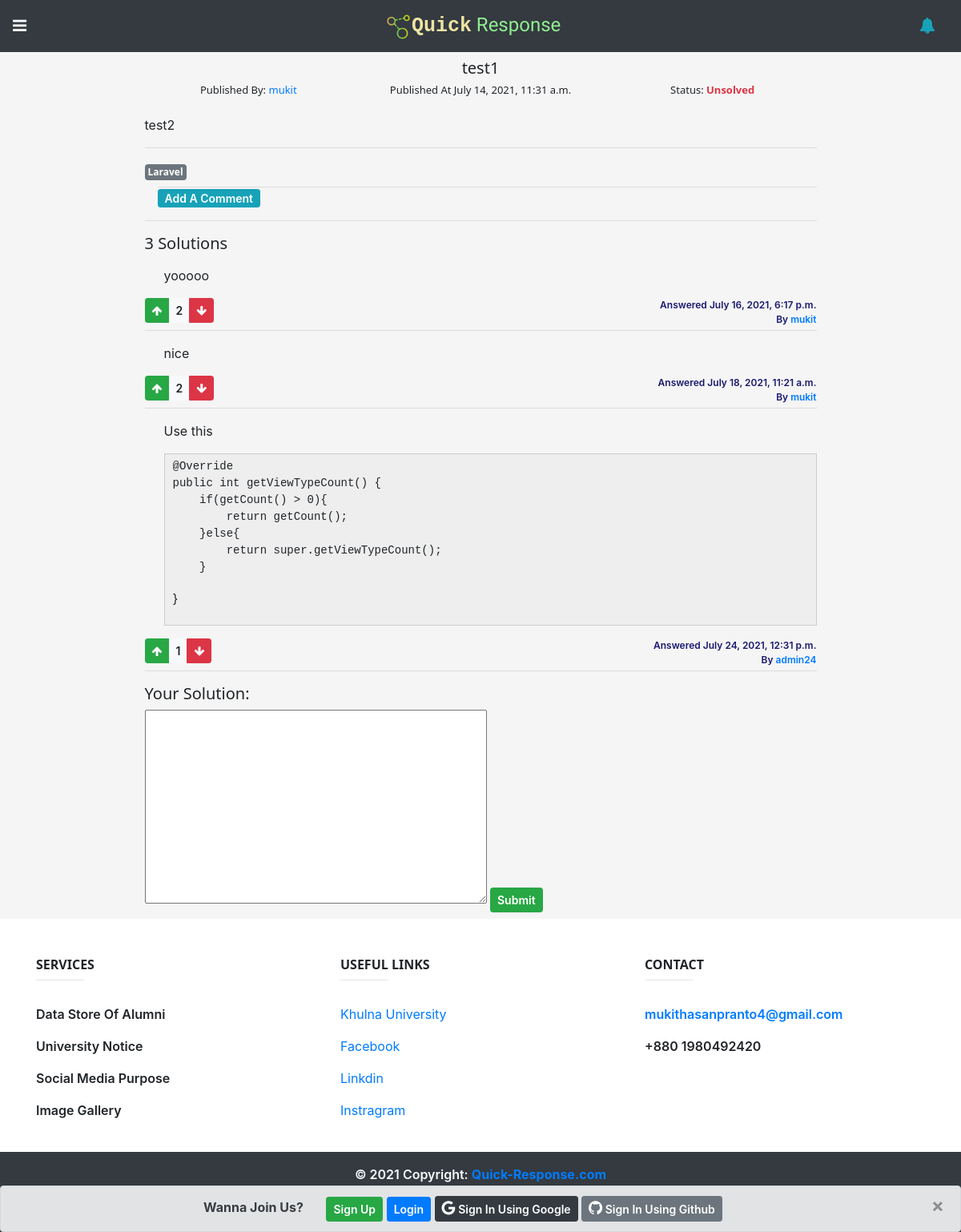
The page /problems/110/details/ on the database as committed earlier.
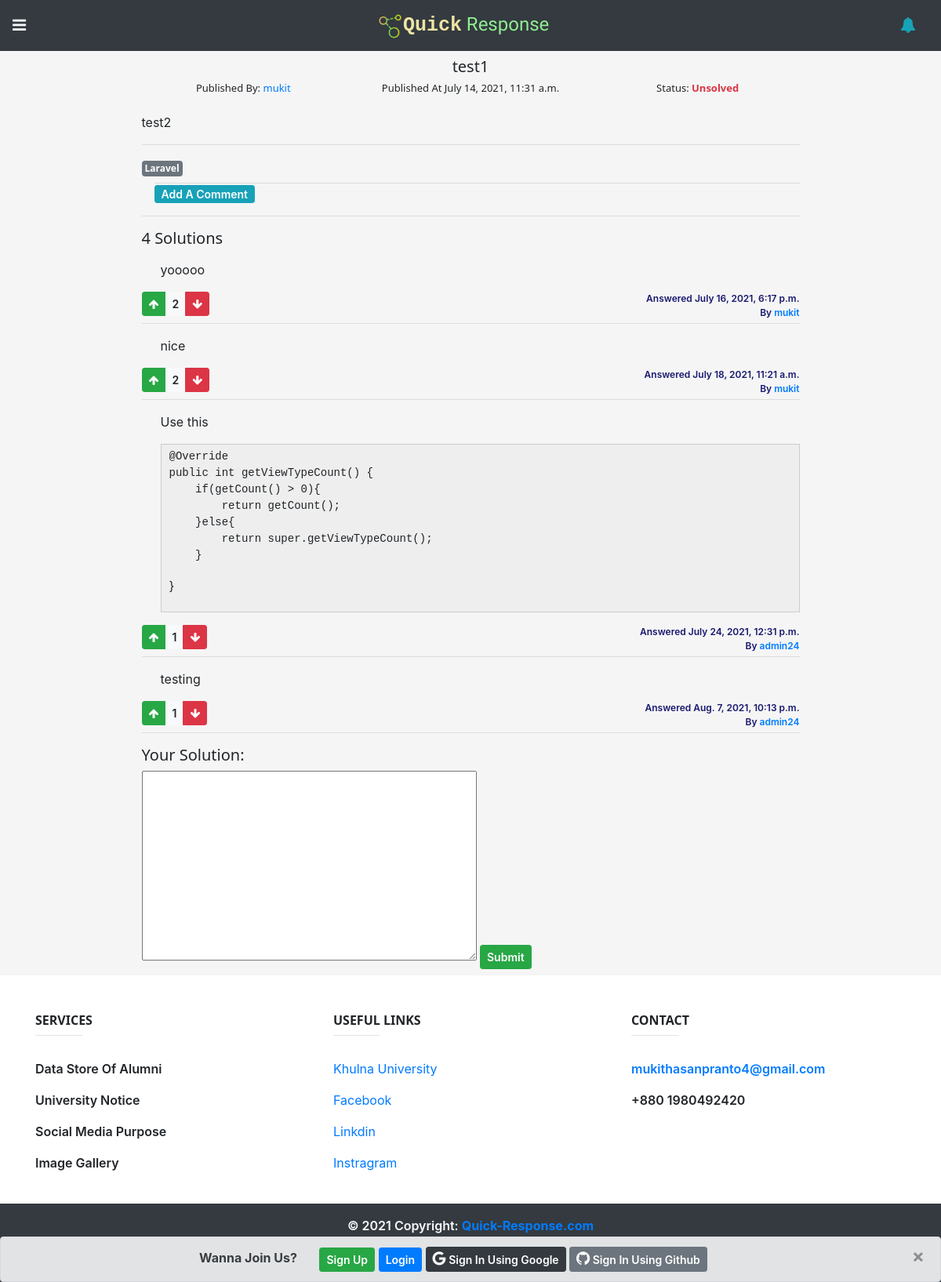
The same page on the database as committed later.
### problems/models.py (models this page shows, shortened)
class Tag(models.Model):
    name = models.CharField(max_length=20)
    def __str__(self):
        return self.name

class Solution(models.Model):
    author = models.ForeignKey(settings.AUTH_USER_MODEL,on_delete=models.CASCADE)
    s_body = RichTextUploadingField()
    created_on = models.DateTimeField(default=datetime.now)
    last_modified = models.DateTimeField(default=datetime.now)
    vote = models.IntegerField(default=0)
    best_answer = models.BooleanField(default=False)
    problem = models.ForeignKey('Problem', on_delete=models.CASCADE)

### problems/views.py (the view)
# urls.py: path('<int:id>/details/',problem_details,name='problem_details'),
@profile_required
def problem_details(request,id,msg=None):
    print(msg)
    problem = Problem.objects.get(id=id)
    solutions = Solution.objects.filter(problem=problem)
    sol_cnt = Solution.objects.filter(problem=problem).count()
    sol_form = SolutionForm()
    cmt_form = CommentForm()
    update_post_form = PostForm(request.POST or None,instance=problem)
    success=''
    error=''
    edit=''
    same_author = ''
    if msg == 'success':
        success = 'Solution Is Successfully Added'
    elif msg == 'error':
        error = 'Error! Solution Can\'t be Blank'
    elif msg == 'edit':
        edit = 'Problem Is Successfully Edited'
    elif msg == 'same_author':
        same_author = 'Sorry! You Can\'t Give Solution In Your Own Probelm'
    else:
        pass
    context = {
        'problem':problem,
        'sol_form':sol_form,
        'cmt_form':cmt_form,
        'solutions':solutions,
        'total_sol':sol_cnt,
        'success':success,
        'error': error,
        'edit':edit,
        'same_author':same_author,
        'update_post_form':update_post_form,
    }
    return render(request,"problems/problem_details.html",context)

### problems/forms.py
class SolutionForm(forms.ModelForm):
    class Meta:
        model = Solution
        fields = [
            "s_body"
        ]
        labels = {
            "s_body": "",
        }

class CommentForm(forms.ModelForm):
    class Meta:
        model = Comment
        fields = [
            "c_body",
        ]
        widgets = {
            'c_body': forms.Textarea(attrs={'rows':1,'class':'form-control','placeholder':'Leave A Comment!'}),
        }
        labels = {
            "c_body": "",
        }

### problems/views.py (called while the page is built)
def profile_required(function):
    @wraps(function)
    def wrap(request, *args, **kwargs):
        if request.user.is_anonymous:
            return function(request, *args, **kwargs)
        try:
            profile = Profile.objects.get(user=request.user)
            return function(request, *args, **kwargs)
        except:
            return redirect('profile_required',request.user.id,'required')
    return wrap

### templates/problems/problem_details.html (shortened to what this page needs)
{% extends "base.html" %}
{% load static %}
{% block content %}
<div style="background-color: whitesmoke;" id="post_section">
    <div class="container">
        <div class="row justify-content-center">
            <div class="col-lg-9 p-2">
                <h5 class="text-center">{{problem.title}}</h5>
                <div class="row text-center">
                    <div class="col-lg-4">
                        <h6 style="font-size: small;">Published By: <a href="{% url 'profile_view' problem.author.id %}"
                                style="text-decoration: none;">{{problem.author}}</a></h6>
                    </div>
                    <div class="col-lg-4">
                        <h6 style="font-size: small;">Published At {{problem.created_on}}</h6>
                    </div>
                    <div class="col-lg-4 problem_status">
                        {% if problem.is_solved %}
                        <h6 style="font-size: small;">Status: <span class="text-success font-weight-bold">Solved</span>
                        </h6>
                        {% else %}
                        <h6 style="font-size: small;">Status: <span class="text-danger font-weight-bold">Unsolved</span>
                        </h6>
                        {% endif %}
                    </div>
                </div>
                <p>{{problem.body|safe}}</p>
                <hr>
                {% for tag in problem.tag.all %}
                <h6 class="d-inline-block">
                    <span class="badge badge-secondary p-1">{{tag.name}}</span>
                </h6>
                {% endfor %}
                <br>
                <div class="ml-3">
                    <hr class="m-0">
                    <button class="btn btn-info btn-sm py-0" id="cmt_btn">Add A Comment</button>
                </div>
                <div class="solution_list mt-3">
                    <hr>
                    {% if solutions %}
                    <h5>{{total_sol}} Solution{{ total_sol|pluralize:",s" }}</h5>
                    {% for sol in solutions %}
                    <div class="sol_content pl-4">
                        <p>{{sol.s_body|safe}}</p>
                    </div>
                    <div class="row pb-1">
                        <div class="col-6 text-left pr-0">
                            <div class="btn-group btn-group-sm">
                                <button type="button" class="btn btn-success" data-toggle="tooltip" title="Up Vote" data-sid="{{sol.id}}" id="upvote_btn"><i
                                        class="fa fa-arrow-up"></i></button>
                                <button type="button" class="btn btn-light" data-toggle="tooltip"
                                    title="Net Vote" id="vote_number">{{sol.vote}}</button>
                                <button type="button" class="btn btn-danger" data-toggle="tooltip" title="Down Vote" data-sid="{{sol.id}}" id="downvote_btn"><i
                                        class="fa fa-arrow-down"></i></button>
                            </div>
                        </div>
                        <div class="col-6 text-right">
                            <div class="sol_date_author">
                                Answered {{sol.created_on}}<br>By <a href="{% url 'profile_view' sol.author.id %}">{{sol.author}}</a>
                            </div>
                        </div>
                    </div>
                    <hr class="m-0">
                    {% endfor %}
                    {% endif %}
                </div>
                <div class="pt-3">
                    <h5>Your Solution:</h5>
                    <form action="{% url 'create_solution' problem.id %}" method="POST" id="sol_form">
                        {{sol_form}}
                        <input type="submit" value="Submit" class="btn btn-success btn-sm pt-1">
                    </form>
                </div>
            </div>
        </div>
    </div>
</div>
{% endblock %}

Rows that differ between the two databases and show on the page:
added Solution: s_body "testing", vote "1", created_on "Aug. 7, 2021, 10:13 p.m.", author "admin24"
Other text that changed with them:
{{ total_sol }}: "3" → "4"
